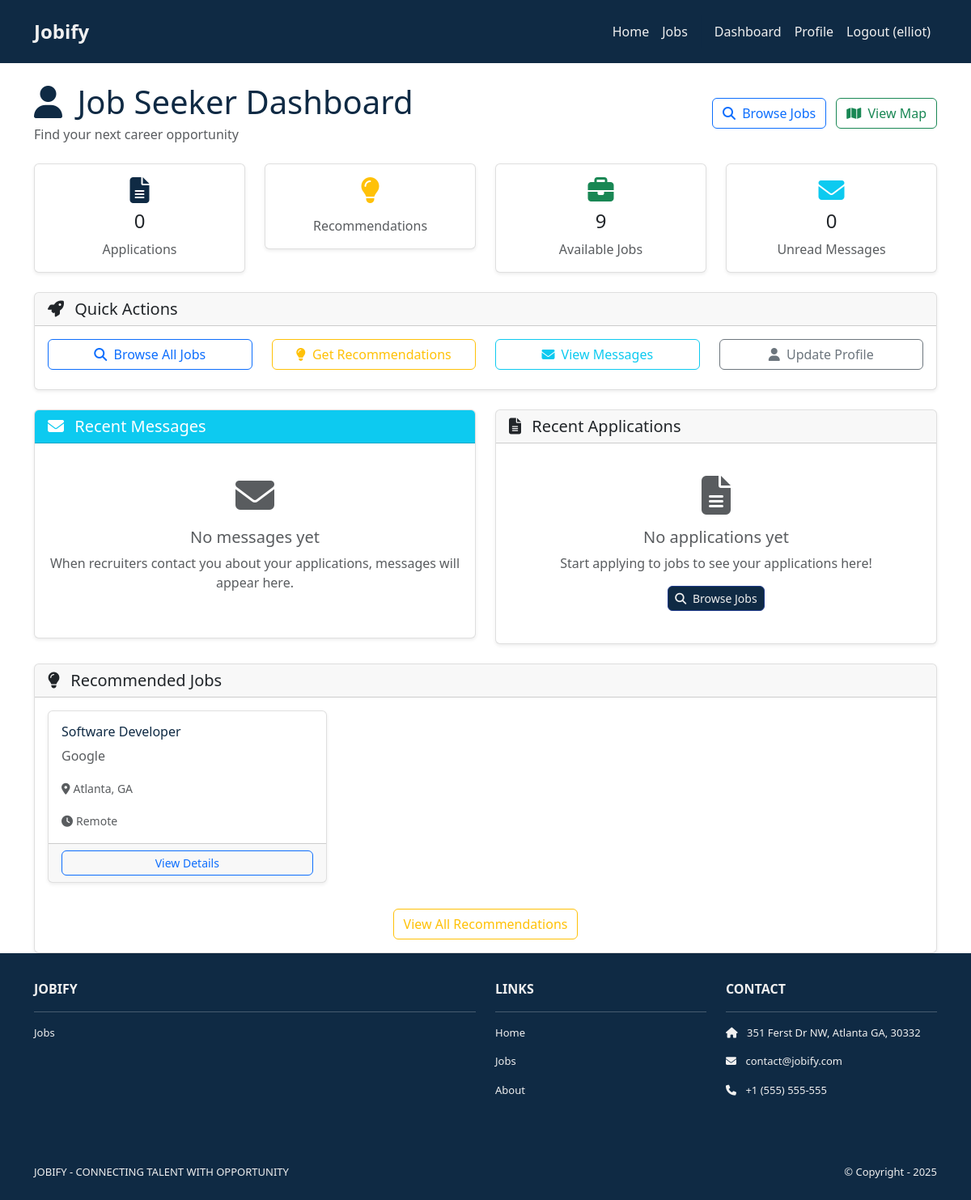
/jobs/user/dashboard/ (signed in), run on an earlier commit of the app's database.
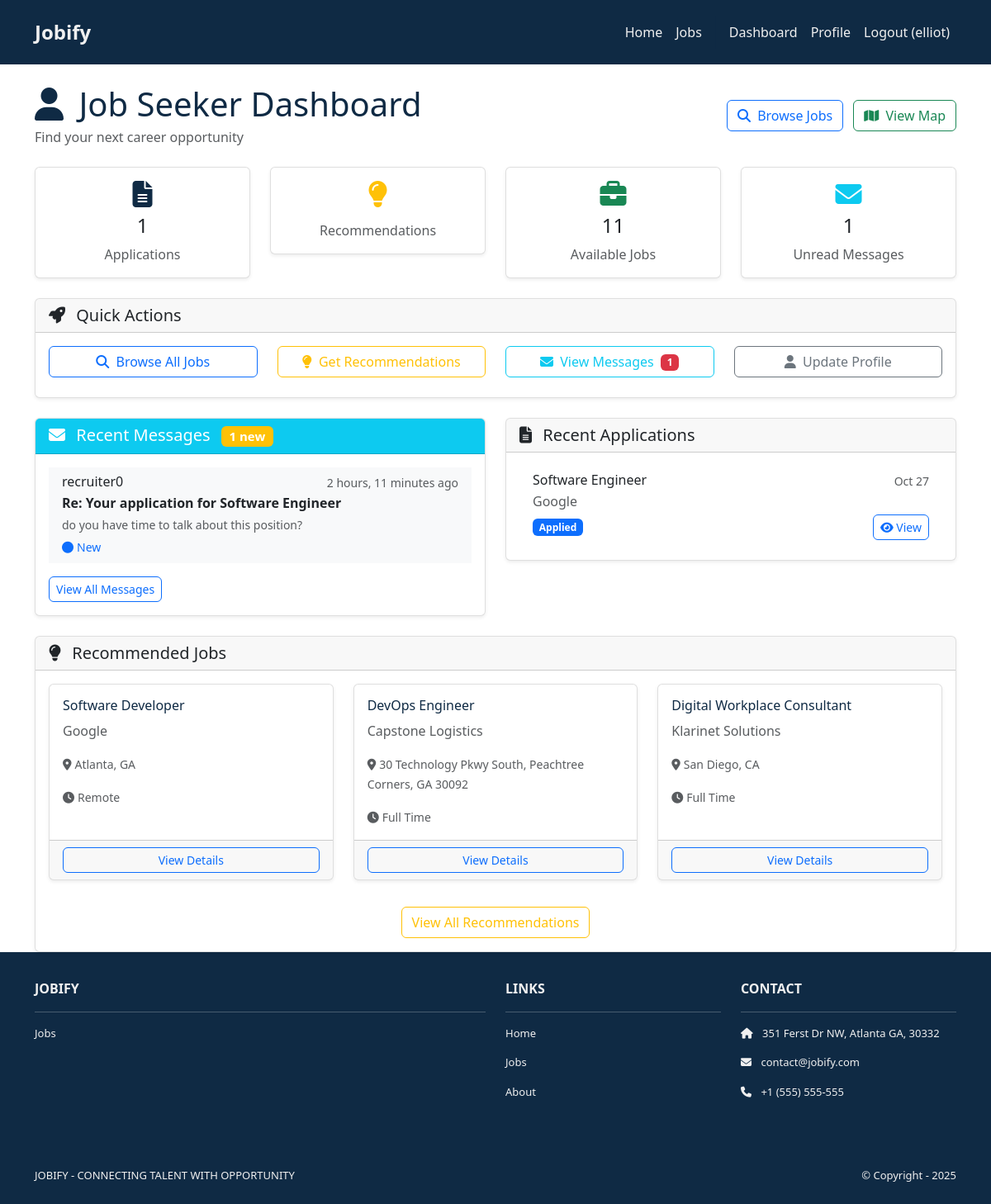
And on a later commit of the database.
### jobs/models.py (models this page shows, shortened)
class Job(models.Model):
    JOB_TYPE_CHOICES = [
        ("full_time", "Full Time"),
        ("part_time", "Part Time"),
        ("contract", "Contract"),
        ("internship", "Internship"),
        ("remote", "Remote"),
    ]
    EXPERIENCE_LEVEL_CHOICES = [
        ("entry", "Entry Level"),
        ("mid", "Mid Level"),
        ("senior", "Senior Level"),
        ("lead", "Lead"),
    ]
    title = models.CharField(max_length=255)
    company = models.CharField(max_length=255)
    location = models.CharField(max_length=255)
    latitude = models.FloatField(null=True, blank=True)
    longitude = models.FloatField(null=True, blank=True)
    description = models.TextField()
    requirements = models.TextField(blank=True)
    salary_range = models.CharField(max_length=100, blank=True)
    job_type = models.CharField(
        max_length=20, choices=JOB_TYPE_CHOICES, default="full_time"
    )
    experience_level = models.CharField(
        max_length=20, choices=EXPERIENCE_LEVEL_CHOICES, default="mid"
    )
    posted_at = models.DateTimeField(auto_now_add=True)
    is_active = models.BooleanField(default=True)
    employer = models.ForeignKey(
        User,
        on_delete=models.CASCADE,
        related_name="posted_jobs",
        null=True,  # Make nullable for existing data
        blank=True
    )
    application_email = models.EmailField(blank=True)

class Message(models.Model):
    MESSAGE_TYPES = [
        ('application', 'Application Related'),
        ('interview', 'Interview Invitation'),
        ('offer', 'Job Offer'),
        ('general', 'General Inquiry'),
        ('rejection', 'Rejection'),
    ]
    sender = models.ForeignKey(User, on_delete=models.CASCADE, related_name='sent_messages')
    recipient = models.ForeignKey(User, on_delete=models.CASCADE, related_name='received_messages')
    application = models.ForeignKey(
        Application,
        on_delete=models.CASCADE,
        related_name='messages',
        null=True,
        blank=True
    )
    subject = models.CharField(max_length=200)
    content = models.TextField()
    message_type = models.CharField(max_length=20, choices=MESSAGE_TYPES, default='application')
    is_read = models.BooleanField(default=False)
    sent_at = models.DateTimeField(auto_now_add=True)
    email_sent = models.BooleanField(default=False)
    email_sent_at = models.DateTimeField(null=True, blank=True)
    email_failed = models.BooleanField(default=False)
    email_failure_reason = models.TextField(blank=True)
    class Meta:
        ordering = ['-sent_at']

class Application(models.Model):
    APPLICATION_STATUS_CHOICES = [
        ("applied", "Applied"),
        ("reviewed", "Reviewed"),
        ("interview", "Interview"),
        ("offer", "Offer"),
        ("closed", "Closed"),
    ]
    job = models.ForeignKey(Job, on_delete=models.CASCADE, related_name="applications")
    applicant = models.ForeignKey(
        User, on_delete=models.CASCADE, related_name="job_applications"
    )
    application_note = models.TextField(
        help_text="Why are you interested in this position?"
    )
    applied_at = models.DateTimeField(auto_now_add=True)
    status = models.CharField(
        max_length=20, choices=APPLICATION_STATUS_CHOICES, default="applied"
    )
    resume = models.FileField(upload_to="resumes/", blank=True, null=True)
    class Meta:
        unique_together = ["job", "applicant"]

### jobs/views.py (the view)
# urls.py: path("user/dashboard/", views.user_dashboard, name="user_dashboard"),
@login_required
def user_dashboard(request):
    if not hasattr(request.user, "profile") or request.user.profile.user_type != "user":
        messages.error(
            request, "Access denied. This feature is only available for job seekers."
        )
        return redirect("recruiter_dashboard")
    applications = Application.objects.filter(applicant=request.user).order_by(
        "-applied_at"
    )
    recent_messages = Message.objects.filter(recipient=request.user).order_by(
        "-sent_at"
    )[:5]
    unread_count = Message.objects.filter(recipient=request.user, is_read=False).count()
    profile = request.user.profile
    raw_skills = profile.skills or ""
    user_skills = [s.strip().lower() for s in raw_skills.split(",") if s.strip()]
    recommended_jobs = []
    if user_skills:
        query = Q()
        for skill in user_skills:
            query |= (
                Q(title__icontains=skill)
                | Q(description__icontains=skill)
                | Q(requirements__icontains=skill)
            )
        jobs = Job.objects.filter(is_active=True).filter(query).distinct()
        ranked_jobs = []
        for job in jobs:
            job_text = f"{job.title} {job.description} {job.requirements}".lower()
            match_count = sum(1 for skill in user_skills if skill in job_text)
            if match_count > 0:
                ranked_jobs.append((job, match_count))
        ranked_jobs.sort(key=lambda x: x[1], reverse=True)
        for job, count in ranked_jobs[:6]:  # Limit to 6 recommendations
            job.match_count = count
            recommended_jobs.append(job)
    total_jobs = Job.objects.filter(is_active=True).count()
    context = {
        "applications": applications,
        "recommended_jobs": recommended_jobs,
        "total_jobs": total_jobs,
        "recent_messages": recent_messages,
        "unread_count": unread_count,
    }
    return render(request, "jobs/user_dashboard.html", context)

### jobs/templates/jobs/user_dashboard.html (shortened to what the changed rows need)
{% extends 'base.html' %}
{% load static %}
{% block content %}
<div class="container mt-4">
    <div class="row mb-4">
        <div class="col-12">
            <div class="d-flex justify-content-between align-items-center">
                <div>
                    <h1 class="navy-text mb-1">
                        <i class="fas fa-user me-2"></i>
                        Job Seeker Dashboard
                    </h1>
                </div>
            </div>
        </div>
    </div>
    <div class="row mb-4">
        <div class="col-md-3">
            <div class="card text-center">
                <div class="card-body">
                    <i class="fas fa-file-alt fa-2x navy-text mb-2"></i>
                    <h4 class="card-title">{{ applications.count }}</h4>
                    <p class="card-text text-muted">Applications</p>
                </div>
            </div>
        </div>
        <div class="col-md-3">
            <div class="card text-center">
                <div class="card-body">
                    <i class="fas fa-briefcase fa-2x text-success mb-2"></i>
                    <h4 class="card-title">{{ total_jobs }}</h4>
                    <p class="card-text text-muted">Available Jobs</p>
                </div>
            </div>
        </div>
        <div class="col-md-3">
            <div class="card text-center">
                <div class="card-body">
                    <i class="fas fa-envelope fa-2x text-info mb-2"></i>
                    <h4 class="card-title">{{ unread_count }}</h4>
                    <p class="card-text text-muted">Unread Messages</p>
                </div>
            </div>
        </div>
    </div>
    <div class="row mb-4">
        <div class="col-12">
            <div class="card">
                <div class="card-body">
                    <div class="row">
                        <div class="col-md-3">
                            <a href="{% url 'inbox' %}" class="btn btn-outline-info w-100 mb-2">
                                <i class="fas fa-envelope me-1"></i>
                                {% if unread_count > 0 %}
                                View Messages <span class="badge bg-danger ms-1">{{ unread_count }}</span>
                                {% else %}
                                View Messages
                                {% endif %}
                            </a>
                        </div>
                    </div>
                </div>
            </div>
        </div>
    </div>
    <div class="row">
        <div class="col-lg-6 mb-4">
            <div class="card">
                <div class="card-header bg-info text-white">
                    <h5 class="mb-0">
                        <i class="fas fa-envelope me-2"></i>
                        Recent Messages
                        {% if unread_count > 0 %}
                        <span class="badge bg-warning ms-2">{{ unread_count }} new</span>
                        {% endif %}
                    </h5>
                </div>
                <div class="card-body">
                    {% if recent_messages %}
                    <div class="list-group list-group-flush">
                        {% for message in recent_messages %}
                        <a href="{% url 'message_detail' message.id %}"
                            class="list-group-item list-group-item-action {% if not message.is_read %}bg-light{% endif %}">
                            <div class="d-flex w-100 justify-content-between">
                                <h6 class="mb-1">
                                    {{ message.sender.get_full_name|default:message.sender.username }}
                                </h6>
                                <small class="text-muted">{{ message.sent_at|timesince }} ago</small>
                            </div>
                            <p class="mb-1"><strong>{{ message.subject }}</strong></p>
                            <p class="mb-1 text-muted small">{{ message.content|truncatewords:15 }}</p>
                            {% if not message.is_read %}
                            <small class="text-primary"><i class="fas fa-circle me-1"></i>New</small>
                            {% endif %}
                        </a>
                        {% endfor %}
                    </div>
                    <div class="mt-3">
                        <a href="{% url 'inbox' %}" class="btn btn-outline-primary btn-sm">
                            View All Messages
                        </a>
                    </div>
                    {% else %}
                    <div class="text-center py-4">
                        <i class="fas fa-envelope fa-3x text-muted mb-3"></i>
                        <h5 class="text-muted">No messages yet</h5>
                        <p class="text-muted">When recruiters contact you about your applications, messages will appear
                            here.</p>
                    </div>
                    {% endif %}
                </div>
            </div>
        </div>
        <div class="col-lg-6 mb-4">
            <div class="card">
                <div class="card-body">
                    {% if applications %}
                    <div class="list-group list-group-flush">
                        {% for application in applications|slice:":5" %}
                        <div class="list-group-item">
                            <div class="d-flex w-100 justify-content-between">
                                <h6 class="mb-1">{{ application.job.title }}</h6>
                                <small class="text-muted">{{ application.applied_at|date:"M d" }}</small>
                            </div>
                            <p class="mb-1 text-muted">{{ application.job.company }}</p>
                            <div class="d-flex justify-content-between align-items-center">
                                <span class="badge
                                        {% if application.status == 'applied' %}bg-primary
                                        {% elif application.status == 'reviewed' %}bg-info
                                        {% elif application.status == 'interview' %}bg-warning
                                        {% elif application.status == 'offer' %}bg-success
                                        {% else %}bg-secondary{% endif %}">
                                    {{ application.get_status_display }}
                                </span>
                                <div>
                                    <a href="{% url 'job_detail' application.job.id %}"
                                        class="btn btn-outline-primary btn-sm">
                                        <i class="fas fa-eye"></i> View
                                    </a>
                                </div>
                            </div>
                        </div>
                        {% endfor %}
                    </div>
                    {% else %}
                    <div class="text-center py-4">
                        <i class="fas fa-file-alt fa-3x text-muted mb-3"></i>
                        <h5 class="text-muted">No applications yet</h5>
                        <p class="text-muted">Start applying to jobs to see your applications here!</p>
                        <a href="{% url 'job_list' %}" class="btn navy-bg eggshell-text btn-sm">
                            <i class="fas fa-search me-1"></i> Browse Jobs
                        </a>
                    </div>
                    {% endif %}
                </div>
            </div>
        </div>
    </div>
    <div class="row">
        <div class="col-12">
            <div class="card">
                <div class="card-body">
                    {% if recommended_jobs %}
                    <div class="row">
                        {% for job in recommended_jobs|slice:":3" %}
                        <div class="col-md-4 mb-3">
                            <div class="card h-100">
                                <div class="card-body">
                                    <h6 class="card-title navy-text">{{ job.title }}</h6>
                                    <p class="card-text text-muted">{{ job.company }}</p>
                                    <p class="card-text">
                                        <small class="text-muted">
                                            <i class="fas fa-map-marker-alt me-1"></i>{{ job.location }}
                                        </small>
                                    </p>
                                    <p class="card-text">
                                        <small class="text-muted">
                                            <i class="fas fa-clock me-1"></i>{{ job.get_job_type_display }}
                                        </small>
                                    </p>
                                </div>
                                <div class="card-footer">
                                    <a href="{% url 'job_detail' job.id %}"
                                        class="btn btn-outline-primary btn-sm w-100">
                                        View Details
                                    </a>
                                </div>
                            </div>
                        </div>
                        {% endfor %}
                    </div>
                    {% endif %}
                </div>
            </div>
        </div>
    </div>
</div>
{% endblock content %}

What changed in the data, as far as the page shows it:
added Message: sender.get_full_name "recruiter0", sent_at "2 hours, 11 minutes", subject "Re: Your application for Software Engineer", content "do you have time to talk about this position?", is_read False (drawn)
added Application: job "Software Engineer", applied_at "Oct 27", job.company "Google", status "Applied"
now on this page (row unchanged): Job: title "DevOps Engineer", company "Capstone Logistics", location "30 Technology Pkwy South, Peachtree Corners, GA 30092", job_type "Full Time"
now on this page (row unchanged): Job: title "Digital Workplace Consultant", company "Klarinet Solutions", location "San Diego, CA", job_type "Full Time"
Also different on the page:
{{ applications.count }}: "0" → "1"
{{ total_jobs }}: "9" → "11"
{{ unread_count }}: "0" → "1"
{{ unread_count }}: (not shown) → "1"
text no longer shown: "No messages yet When recruiters contact you about your applications, messages will appear here. No applications yet Start applying to jobs to see your applications here! Browse Jobs"
text now shown: "new View All Messages"
